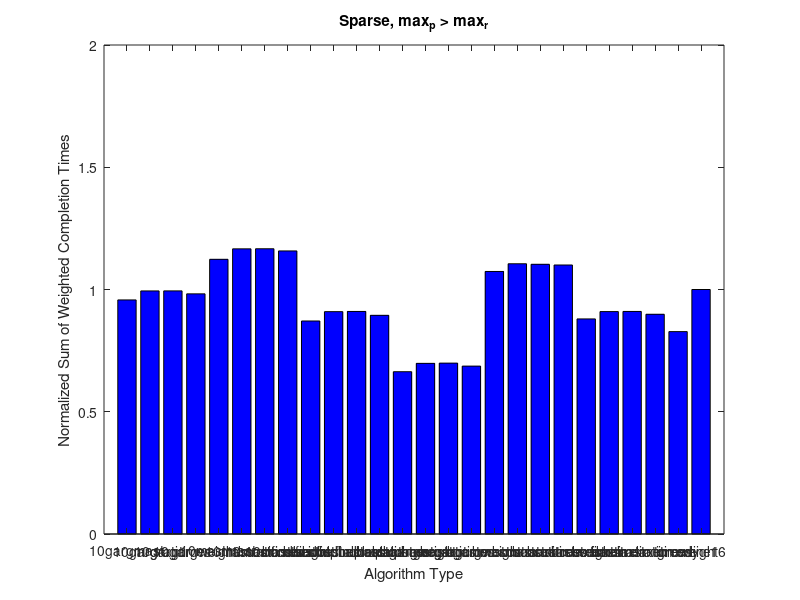
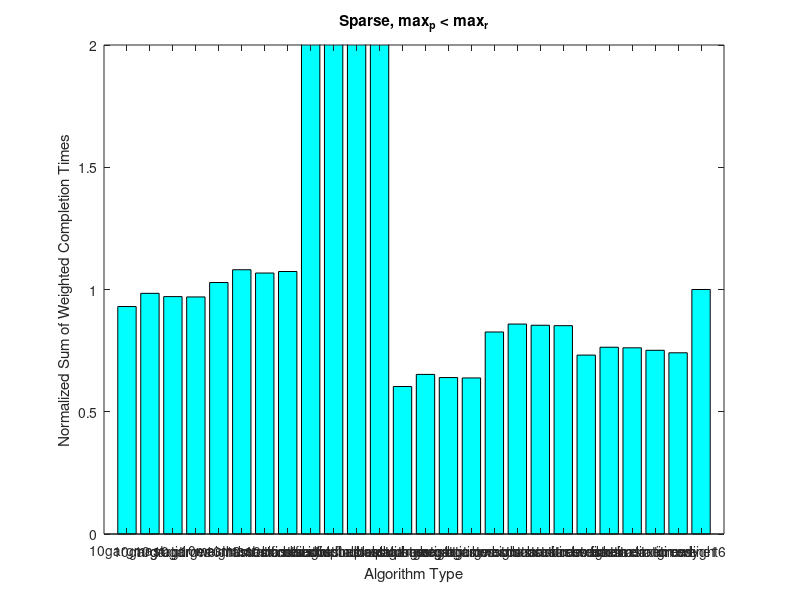
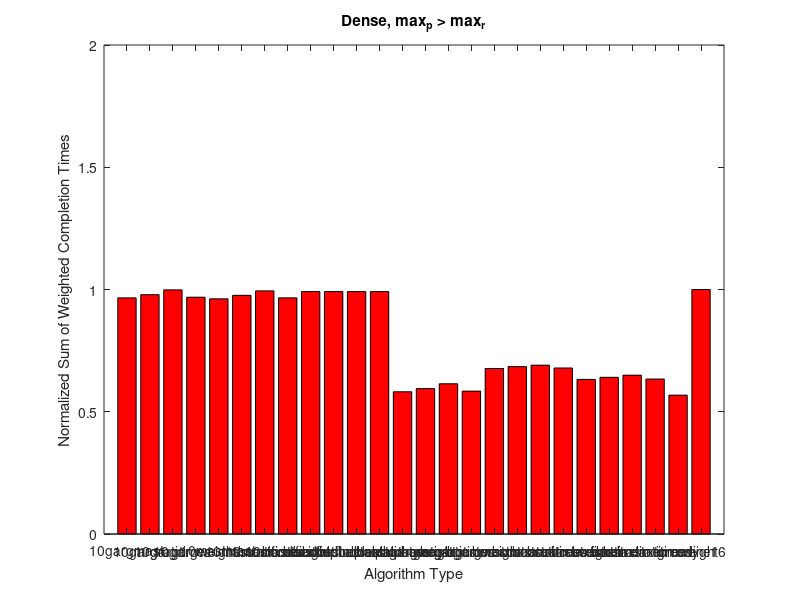
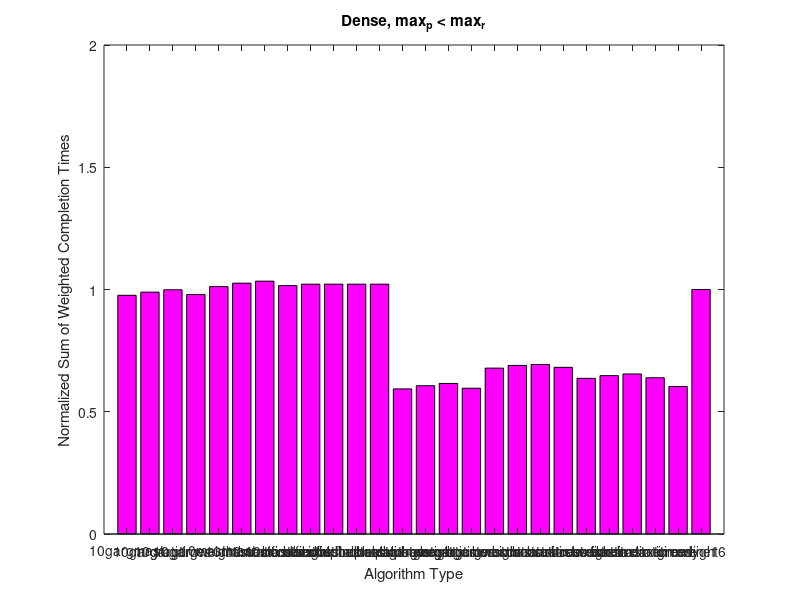

Source code (MATLAB) for these figures, in order:
function plot_raw()

load psparse_raw.mat
psparse = weighted_sums; 
figure(1);
bar(psparse, 'b');
set(gca, 'XTick', 1:26);
set(gca, 'XTickLabel', {'10gargmast', '10gargratio', '10gargtimes', '10gargweight', '10mastmast', '10mastratio', '10masttimes', '10mastweight', 'boostfindbestalphamast', 'boostfindbestalpharatio', 'boostfindbestalphatimes', 'boostfindbestalphaweight', 'boostgargmast', 'boostgargratio', 'boostgargtimes', 'boostgargweight', 'boostmastmast', 'boostmastratio', 'boostmasttimes', 'boostmastweight', 'boostrelaxtimemast', 'boostrelaxtimeratio', 'boostrelaxtimetimes', 'boostrelaxtimeweight', 'greedy', 'online16'})
set(gca, 'XTickLabelRotation', 60);
title('Sparse, max_p > max_r');
xlabel('Algorithm Type');
ylabel('Normalized Sum of Weighted Completion Times');
axis([0 27 0 2]);
saveas(1, 'Sparse_max_p_>_max_r', 'png');

load rsparse_raw.mat
rsparse = weighted_sums; 
figure(2);
bar(rsparse, 'c');
set(gca, 'XTick', 1:26);
set(gca, 'XTickLabel', {'10gargmast', '10gargratio', '10gargtimes', '10gargweight', '10mastmast', '10mastratio', '10masttimes', '10mastweight', 'boostfindbestalphamast', 'boostfindbestalpharatio', 'boostfindbestalphatimes', 'boostfindbestalphaweight', 'boostgargmast', 'boostgargratio', 'boostgargtimes', 'boostgargweight', 'boostmastmast', 'boostmastratio', 'boostmasttimes', 'boostmastweight', 'boostrelaxtimemast', 'boostrelaxtimeratio', 'boostrelaxtimetimes', 'boostrelaxtimeweight', 'greedy', 'online16'})
set(gca, 'XTickLabelRotation', 60);
title('Sparse, max_p < max_r');
xlabel('Algorithm Type');
ylabel('Normalized Sum of Weighted Completion Times');
axis([0 27 0 2]);
saveas(2, 'Sparse_max_p_<_max_r', 'png');


load pdense_raw.mat
pdense = weighted_sums; 
figure(3);
bar(pdense, 'r');
set(gca, 'XTick', 1:26);
set(gca, 'XTickLabel', {'10gargmast', '10gargratio', '10gargtimes', '10gargweight', '10mastmast', '10mastratio', '10masttimes', '10mastweight', 'boostfindbestalphamast', 'boostfindbestalpharatio', 'boostfindbestalphatimes', 'boostfindbestalphaweight', 'boostgargmast', 'boostgargratio', 'boostgargtimes', 'boostgargweight', 'boostmastmast', 'boostmastratio', 'boostmasttimes', 'boostmastweight', 'boostrelaxtimemast', 'boostrelaxtimeratio', 'boostrelaxtimetimes', 'boostrelaxtimeweight', 'greedy', 'online16'})
set(gca, 'XTickLabelRotation', 60);
title('Dense, max_p > max_r');
xlabel('Algorithm Type');
ylabel('Normalized Sum of Weighted Completion Times');
axis([0 27 0 2]);
saveas(3, 'Dense_max_p_max_>_r', 'png');

load rdense_raw.mat
rdense = weighted_sums; 
figure(4);
bar(rdense, 'm');
set(gca, 'XTick', 1:26);
set(gca, 'XTickLabel', {'10gargmast', '10gargratio', '10gargtimes', '10gargweight', '10mastmast', '10mastratio', '10masttimes', '10mastweight', 'boostfindbestalphamast', 'boostfindbestalpharatio', 'boostfindbestalphatimes', 'boostfindbestalphaweight', 'boostgargmast', 'boostgargratio', 'boostgargtimes', 'boostgargweight', 'boostmastmast', 'boostmastratio', 'boostmasttimes', 'boostmastweight', 'boostrelaxtimemast', 'boostrelaxtimeratio', 'boostrelaxtimetimes', 'boostrelaxtimeweight', 'greedy', 'online16'})
set(gca, 'XTickLabelRotation', 60);
title('Dense, max_p < max_r');
xlabel('Algorithm Type');
ylabel('Normalized Sum of Weighted Completion Times');
axis([0 27 0 2]);
saveas(4, 'Dense_max_p_<_max__r', 'png');

load puniform_raw.mat
puniform = weighted_sums; 
figure(5);
bar(puniform, 'k');
set(gca, 'XTick', 1:26);
set(gca, 'XTickLabel', {'10gargmast', '10gargratio', '10gargtimes', '10gargweight', '10mastmast', '10mastratio', '10masttimes', '10mastweight', 'boostfindbestalphamast', 'boostfindbestalpharatio', 'boostfindbestalphatimes', 'boostfindbestalphaweight', 'boostgargmast', 'boostgargratio', 'boostgargtimes', 'boostgargweight', 'boostmastmast', 'boostmastratio', 'boostmasttimes', 'boostmastweight', 'boostrelaxtimemast', 'boostrelaxtimeratio', 'boostrelaxtimetimes', 'boostrelaxtimeweight', 'greedy', 'online16'})
set(gca, 'XTickLabelRotation', 60);
title('Uniform, max_p > max_r');
xlabel('Algorithm Type');
ylabel('Normalized Sum of Weighted Completion Times');
axis([0 27 0 2]);
saveas(5, 'Uniform_max_p_>_max__r', 'png');

load runiform_raw.mat
runiform = weighted_sums; 
figure(6);
bar(runiform, 'w');
set(gca, 'XTick', 1:26);
set(gca, 'XTickLabel', {'10gargmast', '10gargratio', '10gargtimes', '10gargweight', '10mastmast', '10mastratio', '10masttimes', '10mastweight', 'boostfindbestalphamast', 'boostfindbestalpharatio', 'boostfindbestalphatimes', 'boostfindbestalphaweight', 'boostgargmast', 'boostgargratio', 'boostgargtimes', 'boostgargweight', 'boostmastmast', 'boostmastratio', 'boostmasttimes', 'boostmastweight', 'boostrelaxtimemast', 'boostrelaxtimeratio', 'boostrelaxtimetimes', 'boostrelaxtimeweight', 'greedy', 'online16'})
set(gca, 'XTickLabelRotation', 60);
title('Uniform, max_p < max_r');
xlabel('Algorithm Type');
ylabel('Normalized Sum of Weighted Completion Times');
axis([0 27 0 2]);
saveas(6, 'Uniform_max_p_<_max__r', 'png');

load facebook_raw.mat
figure(7);
bar(weighted_sum_same);
set(gca, 'XTick', 1:26);
set(gca, 'XTickLabel', {'10gargmast', '10gargratio', '10gargtimes', '10gargweight', '10mastmast', '10mastratio', '10masttimes', '10mastweight', 'boostfindbestalphamast', 'boostfindbestalpharatio', 'boostfindbestalphatimes', 'boostfindbestalphaweight', 'boostgargmast', 'boostgargratio', 'boostgargtimes', 'boostgargweight', 'boostmastmast', 'boostmastratio', 'boostmasttimes', 'boostmastweight', 'boostrelaxtimemast', 'boostrelaxtimeratio', 'boostrelaxtimetimes', 'boostrelaxtimeweight', 'greedy', 'online16'})
set(gca, 'XTickLabelRotation', 60);
title('Facebook Trace, identical weights');
xlabel('Algorithm Type');
ylabel('Normalized Sum of Weighted Completion Times');
axis([0 27 0 2]);
saveas(7, 'Facebook_Trace_identical_weights', 'png');

figure(8);
bar(weighted_sum_unif);
set(gca, 'XTick', 1:26);
set(gca, 'XTickLabel', {'10gargmast', '10gargratio', '10gargtimes', '10gargweight', '10mastmast', '10mastratio', '10masttimes', '10mastweight', 'boostfindbestalphamast', 'boostfindbestalpharatio', 'boostfindbestalphatimes', 'boostfindbestalphaweight', 'boostgargmast', 'boostgargratio', 'boostgargtimes', 'boostgargweight', 'boostmastmast', 'boostmastratio', 'boostmasttimes', 'boostmastweight', 'boostrelaxtimemast', 'boostrelaxtimeratio', 'boostrelaxtimetimes', 'boostrelaxtimeweight', 'greedy', 'online16'})
set(gca, 'XTickLabelRotation', 60);
title('Facebook Trace, uniform weights');
xlabel('Algorithm Type');
ylabel('Normalized Sum of Weighted Completion Times');
axis([0 27 0 2]);
saveas(8, 'Facebook_Trace_uniform_weights', 'png');

%bar3([psparse, rsparse, pdense, rdense, puniform, runiform])
%set(gca, 'YTick', 1:6);
%set(gca, 'XTickLabel', {'psparse', 'rsparse', 'pdense', 'rdense', 'puniform', 'runiform'})
%set(gca, 'YTick', 1:26);
%set(gca, 'YTickLabel', {'10gargmast', '10gargratio', '10gargtimes', '10gargweight', '10mastmast', '10mastratio', '10masttimes', '10mastweight', 'boostfindbestalphamast', 'boostfindbestalpharatio', 'boostfindbestalphatimes', 'boostfindbestalphaweight', 'boostgargmast', 'boostgargratio', 'boostgargtimes', 'boostgargweight', 'boostmastmast', 'boostmastratio', 'boostmasttimes', 'boostmastweight', 'boostrelaxtimemast', 'boostrelaxtimeratio', 'boostrelaxtimetimes', 'boostrelaxtimeweight', 'greedy', 'online16'})
%rotate3d on
end
